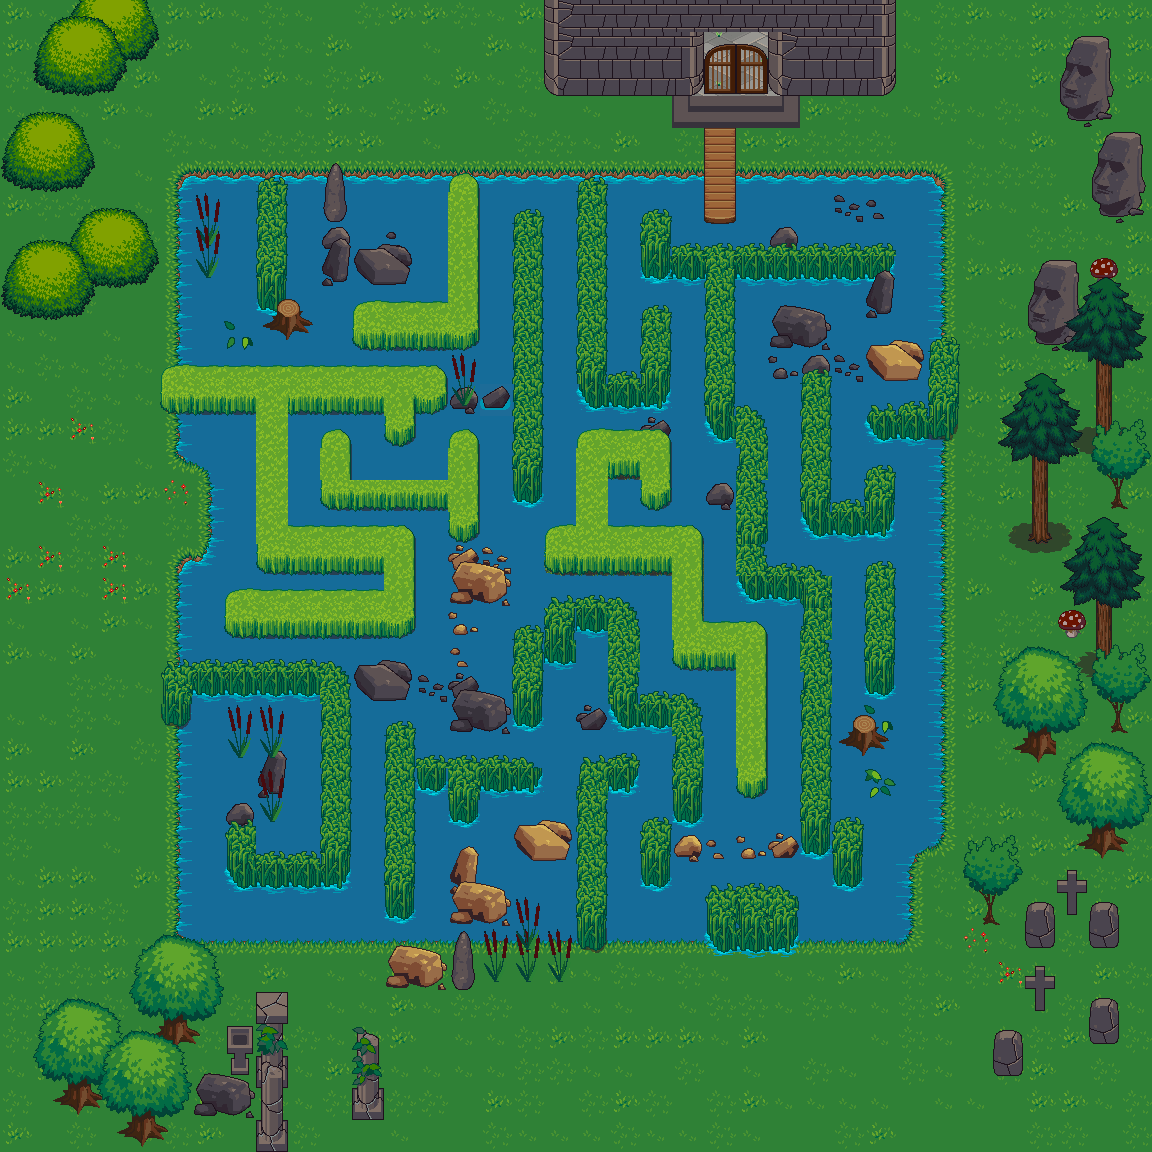

Below is a game level as drawn by its tile map, then a one-line description and the .tmx that defines it (tile-layer data replaced by summaries):
An orthogonal 36x36 tile map with 32x32 px tiles, 4 tile layers (Passable, Water Features, Water Obstacles lower, Water Obstacles).

<map version="1.10" tiledversion="1.11.2" orientation="orthogonal" renderorder="right-down" width="36" height="36" tilewidth="32" tileheight="32" infinite="0" nextlayerid="5" nextobjectid="1">
 <editorsettings>
  <export target="level2.json" format="json" />
 </editorsettings>
 <tileset firstgid="1" source="../Terrain.tsx" />
 <layer id="1" name="Passable" width="36" height="36" locked="1">
  <data>[1296 cells, 280 non-empty, 1 distinct tile ids]</data>
 </layer>
 <layer id="2" name="Water Features" width="36" height="36">
  <properties>
   <property name="draw_duck_after" type="bool" value="true" />
  </properties>
  <data>[1296 cells, 1296 non-empty, 14 distinct tile ids]</data>
 </layer>
 <layer id="4" name="Water Obstacles lower" width="36" height="36">
  <data>[1296 cells, 287 non-empty, 129 distinct tile ids]</data>
 </layer>
 <layer id="3" name="Water Obstacles" width="36" height="36">
  <data>[1296 cells, 414 non-empty, 131 distinct tile ids]</data>
 </layer>
</map>